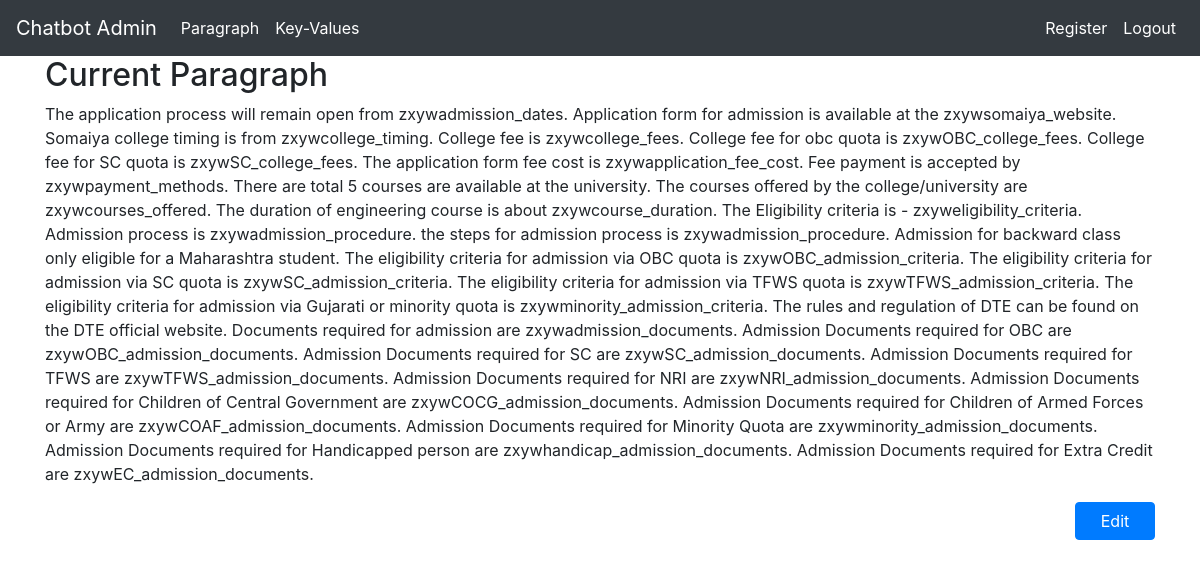
The app's page /para/ (signed in), older data.
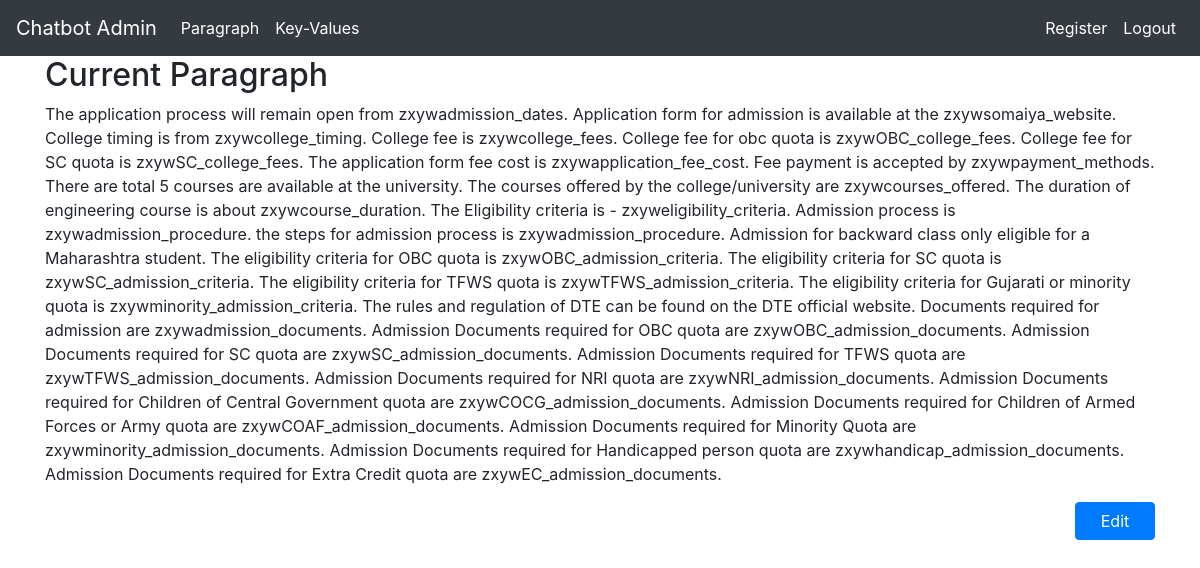
The same page, newer data.
### tables this page shows
CREATE TABLE "paragraph" (
	`para`	TEXT
);

### app.py (the view)
@app.route('/para/')
@is_logged_in
def read_para():
    try:
        conn = sqlite3.connect('test.db')
        c = conn.cursor()
        c.execute('select * from paragraph')
        paragraph = c.fetchall()
        conn.commit()
    except sqlite3.IntegrityError:
        return {"error"}
    except Exception as exception:
        print(exception)
    finally:
        if conn:
            conn.close()
    return render_template('view_para.html', para=paragraph[0][0], js_files=['para.js', ])

### app.py (called while the page is built)
def is_logged_in(f):
    @wraps(f)
    def wrap(*args, **kwargs):
        if 'logged_in' in session:
            return f(*args, **kwargs)
        else:
            flash('Unauthorized, Please login', 'danger')
            return redirect(url_for('login'))
    return wrap

### templates/view_para.html (shortened to what this page needs)
{% extends 'base.html' %}
{% block content %}
<div class="container">
  <h2>Current Paragraph</h2>
  <form>
    <div class="form-group">
      <div id="para_div" style="display: block;">{{ para }}</div>
    </div>
    <div class="form-group" align="right" id="not_editable" style="display: block;">
        <button type="button" class="btn btn-primary" id="edit" name="edit" onclick="seteditable()">Edit</button>
    </div>
  </form>
{% endblock %}

### templates/base.html (shortened to what this page needs)
<!doctype html>
<html lang="en">
  <head>
    <link rel="stylesheet"
          href="https://stackpath.bootstrapcdn.com/bootstrap/4.1.3/css/bootstrap.min.css"
>
  </head>
  <body>
    {% include 'includes/_navbar.html' %}
      {% block content %}
      {% endblock %}
  </body>
</html>

### templates/includes/_navbar.html (shortened to what this page needs)
    <nav class="navbar navbar-expand-md navbar-dark bg-dark" >
      <a class="navbar-brand" href="/">Chatbot Admin</a>
      <div class="collapse navbar-collapse" id="navbarsExampleDefault">
        <ul class="navbar-nav mr-auto">
    {% if session.logged_in %}
          <li class="nav-item active">
            <a class="nav-link" href="/para/">Paragraph <span class="sr-only">(current)</span></a>
          </li>
          <li class="nav-item active">
            <a class="nav-link" href="/key_values/">Key-Values <span class="sr-only">(current)</span></a>
          </li>
    {% endif %}
        </ul>
        <ul class="nav navbar-nav navbar-right">
          {% if session.logged_in %}
            <li class="nav-item active">
              <a class="nav-link" href="/register">Register</a>
            </li>
            <li class="nav-item active">
              <a class="nav-link" href="/logout">Logout</a>
            </li>
          {% else %}
            <li class="nav-item active">
              <a class="nav-link" href="/login">Login</a>
            </li>
          {% endif %}
        </ul>
      </div>
    </nav>

### templates/view_para.html (style rules this page uses)
.btn { width: 80px; }

Row changes from the older to the newer data that the page shows:
changed paragraph: para "…available at the zxywsomaiya_website. Somaiya college timing is from zxywcollege_timing. College fee is zxywcollege_fees. College fee for obc quota is zxywOBC_college_fees. College fee for SC quota is zxywSC_college_fees. The application form fee cost is zxywapplication_fee_cost. Fee payment is accepted by zxywpayment_methods. There are total 5 courses are available at the university. The courses offered by the college/university are zxywcourses_offered. The duration of engineering course is about zxywcourse_duration. The Eligibility criteria is - zxyweligibility_criteria. Admission process is zxywadmission_procedure. the steps for admission process is zxywadmission_procedure. Admission…" → "…available at the zxywsomaiya_website. College timing is from zxywcollege_timing. College fee is zxywcollege_fees. College fee for obc quota is zxywOBC_college_fees. College fee for SC quota is zxywSC_college_fees. The application form fee cost is zxywapplication_fee_cost. Fee payment is accepted by zxywpayment_methods. There are total 5 courses are available at the university. The courses offered by the college/university are zxywcourses_offered. The duration of engineering course is about zxywcourse_duration. The Eligibility criteria is - zxyweligibility_criteria. Admission process is zxywadmission_procedure. the steps for admission process is zxywadmission_procedure. Admission for…"
